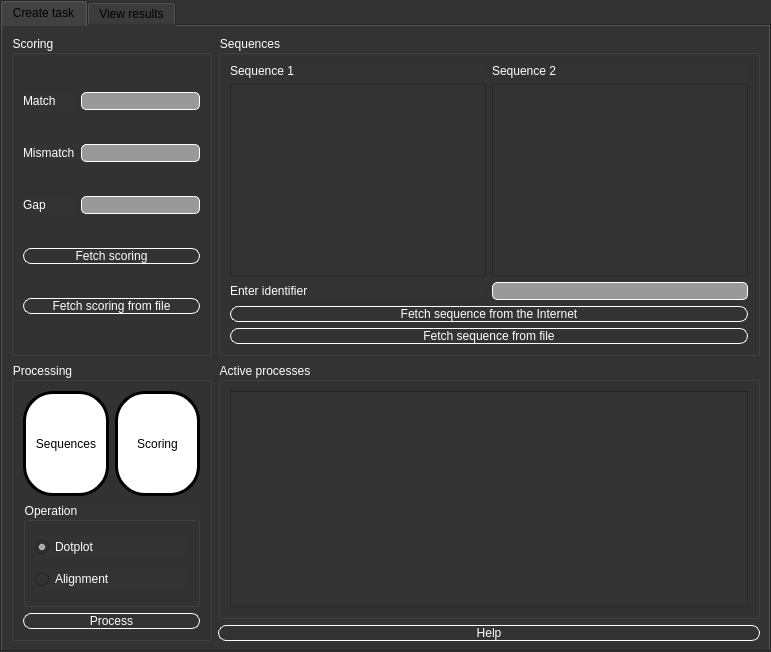
<?xml version="1.0" encoding="UTF-8"?>
<ui version="4.0">
 <class>tabWidget</class>
 <widget class="QTabWidget" name="tabWidget">
  <property name="geometry">
   <rect>
    <x>0</x>
    <y>0</y>
    <width>771</width>
    <height>652</height>
   </rect>
  </property>
  <property name="sizePolicy">
   <sizepolicy hsizetype="Expanding" vsizetype="Preferred">
    <horstretch>0</horstretch>
    <verstretch>0</verstretch>
   </sizepolicy>
  </property>
  <property name="minimumSize">
   <size>
    <width>400</width>
    <height>400</height>
   </size>
  </property>
  <property name="font">
   <font>
    <pointsize>9</pointsize>
   </font>
  </property>
  <property name="styleSheet">
   <string notr="true">QWidget {
	background-color: #333333;
}
QLabel {
	background-color: #333333;
	color: white;
}
QLineEdit {
	border-radius: 5px;
	border: 1px solid white;
	background-color: #999999;
}
QPushButton {
	border: 1px solid white;
	border-radius: 8px;
	color: white;
}
QGroupBox {
	background-color: #333333;
	color: white;
}
QRadioButton {
	background-color: #333333;
	color: white;
}
</string>
  </property>
  <property name="currentIndex">
   <number>0</number>
  </property>
  <widget class="QWidget" name="createTaskTab">
   <property name="sizePolicy">
    <sizepolicy hsizetype="Expanding" vsizetype="Expanding">
     <horstretch>0</horstretch>
     <verstretch>0</verstretch>
    </sizepolicy>
   </property>
   <attribute name="title">
    <string>Create task</string>
   </attribute>
   <layout class="QGridLayout" name="gridLayout_5">
    <item row="2" column="1">
     <widget class="QPushButton" name="helpBtn">
      <property name="text">
       <string>Help</string>
      </property>
     </widget>
    </item>
    <item row="0" column="0">
     <widget class="QGroupBox" name="groupBox_3">
      <property name="sizePolicy">
       <sizepolicy hsizetype="Expanding" vsizetype="Expanding">
        <horstretch>0</horstretch>
        <verstretch>0</verstretch>
       </sizepolicy>
      </property>
      <property name="title">
       <string>Scoring</string>
      </property>
      <layout class="QGridLayout" name="gridLayout_3">
       <item row="4" column="0" colspan="2">
        <widget class="QPushButton" name="fetchScoringBtn">
         <property name="sizePolicy">
          <sizepolicy hsizetype="Expanding" vsizetype="Fixed">
           <horstretch>0</horstretch>
           <verstretch>0</verstretch>
          </sizepolicy>
         </property>
         <property name="text">
          <string>Fetch scoring</string>
         </property>
        </widget>
       </item>
       <item row="1" column="0">
        <widget class="QLabel" name="label_4">
         <property name="text">
          <string>Mismatch</string>
         </property>
        </widget>
       </item>
       <item row="0" column="1">
        <widget class="QLineEdit" name="matchLineEdit"/>
       </item>
       <item row="1" column="1">
        <widget class="QLineEdit" name="mismatchLineEdit"/>
       </item>
       <item row="2" column="1">
        <widget class="QLineEdit" name="gapLineEdit"/>
       </item>
       <item row="2" column="0">
        <widget class="QLabel" name="label_5">
         <property name="text">
          <string>Gap</string>
         </property>
        </widget>
       </item>
       <item row="0" column="0">
        <widget class="QLabel" name="label_3">
         <property name="text">
          <string>Match</string>
         </property>
        </widget>
       </item>
       <item row="5" column="0" colspan="2">
        <widget class="QPushButton" name="fetchScoringFromFileBtn">
         <property name="sizePolicy">
          <sizepolicy hsizetype="Expanding" vsizetype="Fixed">
           <horstretch>0</horstretch>
           <verstretch>0</verstretch>
          </sizepolicy>
         </property>
         <property name="text">
          <string>Fetch scoring from file</string>
         </property>
        </widget>
       </item>
      </layout>
     </widget>
    </item>
    <item row="1" column="1">
     <widget class="QGroupBox" name="groupBox_6">
      <property name="sizePolicy">
       <sizepolicy hsizetype="Expanding" vsizetype="Expanding">
        <horstretch>0</horstretch>
        <verstretch>0</verstretch>
       </sizepolicy>
      </property>
      <property name="title">
       <string>Active processes</string>
      </property>
      <layout class="QGridLayout" name="gridLayout_2">
       <item row="0" column="0">
        <widget class="QListWidget" name="activeProcListWidget"/>
       </item>
      </layout>
     </widget>
    </item>
    <item row="0" column="1">
     <widget class="QGroupBox" name="groupBox_4">
      <property name="sizePolicy">
       <sizepolicy hsizetype="Expanding" vsizetype="Preferred">
        <horstretch>0</horstretch>
        <verstretch>0</verstretch>
       </sizepolicy>
      </property>
      <property name="title">
       <string>Sequences</string>
      </property>
      <layout class="QGridLayout" name="gridLayout_4">
       <item row="2" column="0">
        <widget class="QLabel" name="label_6">
         <property name="text">
          <string>Enter identifier</string>
         </property>
        </widget>
       </item>
       <item row="1" column="1">
        <widget class="QListWidget" name="seq2ListWidget"/>
       </item>
       <item row="0" column="0">
        <widget class="QLabel" name="label">
         <property name="text">
          <string>Sequence 1</string>
         </property>
        </widget>
       </item>
       <item row="1" column="0">
        <widget class="QListWidget" name="seq1ListWidget">
         <property name="sizePolicy">
          <sizepolicy hsizetype="Expanding" vsizetype="Expanding">
           <horstretch>0</horstretch>
           <verstretch>0</verstretch>
          </sizepolicy>
         </property>
        </widget>
       </item>
       <item row="2" column="1">
        <widget class="QLineEdit" name="identifierLineEdit"/>
       </item>
       <item row="4" column="0" colspan="2">
        <widget class="QPushButton" name="fetchSeqFromFileBtn">
         <property name="text">
          <string>Fetch sequence from file</string>
         </property>
        </widget>
       </item>
       <item row="0" column="1">
        <widget class="QLabel" name="label_2">
         <property name="text">
          <string>Sequence 2</string>
         </property>
        </widget>
       </item>
       <item row="3" column="0" colspan="2">
        <widget class="QPushButton" name="fetchSeqFromInternetFile">
         <property name="text">
          <string>Fetch sequence from the Internet</string>
         </property>
        </widget>
       </item>
      </layout>
     </widget>
    </item>
    <item row="1" column="0" rowspan="2">
     <widget class="QGroupBox" name="groupBox_5">
      <property name="sizePolicy">
       <sizepolicy hsizetype="Expanding" vsizetype="Expanding">
        <horstretch>0</horstretch>
        <verstretch>0</verstretch>
       </sizepolicy>
      </property>
      <property name="title">
       <string>Processing</string>
      </property>
      <layout class="QGridLayout" name="gridLayout">
       <item row="1" column="0" colspan="2">
        <widget class="QGroupBox" name="operationGroupBox">
         <property name="title">
          <string>Operation</string>
         </property>
         <layout class="QVBoxLayout" name="verticalLayout">
          <item>
           <widget class="QRadioButton" name="dotplotRadioBtn">
            <property name="text">
             <string>Dotplot</string>
            </property>
            <property name="checked">
             <bool>true</bool>
            </property>
           </widget>
          </item>
          <item>
           <widget class="QRadioButton" name="alignmentRadioBtn">
            <property name="text">
             <string>Alignment</string>
            </property>
           </widget>
          </item>
         </layout>
        </widget>
       </item>
       <item row="0" column="0">
        <widget class="QLabel" name="seqsLedLbl">
         <property name="styleSheet">
          <string notr="true">QLabel {
	border-radius: 30px;
	border: 3px solid black;
	background-color: white;
	color: black;
}</string>
         </property>
         <property name="text">
          <string>Sequences</string>
         </property>
         <property name="alignment">
          <set>Qt::AlignCenter</set>
         </property>
        </widget>
       </item>
       <item row="4" column="0" colspan="2">
        <widget class="QPushButton" name="processBtn">
         <property name="text">
          <string>Process</string>
         </property>
        </widget>
       </item>
       <item row="0" column="1">
        <widget class="QLabel" name="scoringLedLbl">
         <property name="styleSheet">
          <string notr="true">QLabel {
	border-radius: 30px;
	border: 3px solid black;
	background-color: white;
	color: black;
}</string>
         </property>
         <property name="text">
          <string>Scoring</string>
         </property>
         <property name="alignment">
          <set>Qt::AlignCenter</set>
         </property>
        </widget>
       </item>
      </layout>
     </widget>
    </item>
   </layout>
  </widget>
  <widget class="QWidget" name="resultsTab">
   <property name="sizePolicy">
    <sizepolicy hsizetype="Expanding" vsizetype="Expanding">
     <horstretch>0</horstretch>
     <verstretch>0</verstretch>
    </sizepolicy>
   </property>
   <attribute name="title">
    <string>View results</string>
   </attribute>
   <layout class="QGridLayout" name="gridLayout_7">
    <item row="2" column="0">
     <widget class="QPushButton" name="pushButton_6">
      <property name="text">
       <string>Show selected</string>
      </property>
     </widget>
    </item>
    <item row="1" column="1">
     <widget class="QListWidget" name="listWidget_4"/>
    </item>
    <item row="1" column="0">
     <widget class="QListWidget" name="listWidget_5"/>
    </item>
    <item row="0" column="0">
     <widget class="QPushButton" name="pushButton_4">
      <property name="text">
       <string>Load dotplot</string>
      </property>
     </widget>
    </item>
    <item row="0" column="1">
     <widget class="QPushButton" name="pushButton_5">
      <property name="text">
       <string>Load alignment</string>
      </property>
     </widget>
    </item>
    <item row="2" column="1">
     <widget class="QPushButton" name="pushButton_7">
      <property name="text">
       <string>Show selected</string>
      </property>
     </widget>
    </item>
   </layout>
  </widget>
 </widget>
 <resources/>
 <connections/>
</ui>
